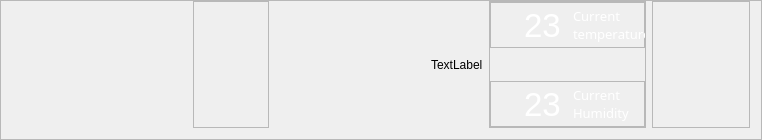
          <widget class="QFrame" name="map_up">
           <property name="sizePolicy">
            <sizepolicy hsizetype="Expanding" vsizetype="Expanding">
             <horstretch>7</horstretch>
             <verstretch>4</verstretch>
            </sizepolicy>
           </property>
           <property name="styleSheet">
            <string notr="true">#map_up{


	

	background-color: rgb(0, 0, 0);

	border: none;

}</string>
           </property>
           <property name="frameShape">
            <enum>QFrame::StyledPanel</enum>
           </property>
           <property name="frameShadow">
            <enum>QFrame::Raised</enum>
           </property>
           <layout class="QHBoxLayout" name="horizontalLayout_7">
            <property name="leftMargin">
             <number>0</number>
            </property>
            <property name="topMargin">
             <number>0</number>
            </property>
            <item alignment="Qt::AlignLeft">
             <widget class="QPushButton" name="coler_left">
              <property name="sizePolicy">
               <sizepolicy hsizetype="Expanding" vsizetype="Expanding">
                <horstretch>9</horstretch>
                <verstretch>9</verstretch>
               </sizepolicy>
              </property>
              <property name="minimumSize">
               <size>
                <width>92</width>
                <height>68</height>
               </size>
              </property>
              <property name="styleSheet">
               <string notr="true">#coler_left{
	
	

   
    
	margin-bottom:55%;
	
    
	image: url(:/images/phptps/AC-left-07.svg);
	background-repeat: none;
	
	border:none;

}</string>
              </property>
              <property name="text">
               <string/>
              </property>
             </widget>
            </item>
            <item>
             <widget class="QPushButton" name="light_up">
              <property name="sizePolicy">
               <sizepolicy hsizetype="Expanding" vsizetype="Expanding">
                <horstretch>5</horstretch>
                <verstretch>5</verstretch>
               </sizepolicy>
              </property>
              <property name="minimumSize">
               <size>
                <width>88</width>
                <height>94</height>
               </size>
              </property>
              <property name="font">
               <font>
                <kerning>true</kerning>
               </font>
              </property>
              <property name="styleSheet">
               <string notr="true">#light_up{
	

	
	
	image: url(:/images/phptps/lamp-barax-07.svg);
	background-repeat: none;
	
	margin-bottom:55%;
	border:none;
}</string>
              </property>
              <property name="text">
               <string notr="true"/>
              </property>
              <property name="autoDefault">
               <bool>false</bool>
              </property>
              <property name="default">
               <bool>false</bool>
              </property>
              <property name="flat">
               <bool>false</bool>
              </property>
             </widget>
            </item>
            <item>
             <widget class="QFrame" name="frame_14">
              <property name="sizePolicy">
               <sizepolicy hsizetype="Expanding" vsizetype="Expanding">
                <horstretch>12</horstretch>
                <verstretch>6</verstretch>
               </sizepolicy>
              </property>
              <property name="minimumSize">
               <size>
                <width>76</width>
                <height>0</height>
               </size>
              </property>
              <property name="maximumSize">
               <size>
                <width>136</width>
                <height>16777215</height>
               </size>
              </property>
              <property name="styleSheet">
               <string notr="true">#frame_7{
	border:none;

	

}</string>
              </property>
              <property name="frameShape">
               <enum>QFrame::StyledPanel</enum>
              </property>
              <property name="frameShadow">
               <enum>QFrame::Raised</enum>
              </property>
              <layout class="QHBoxLayout" name="horizontalLayout_8"/>
             </widget>
            </item>
            <item>
             <widget class="QPushButton" name="smok_up">
              <property name="sizePolicy">
               <sizepolicy hsizetype="Expanding" vsizetype="Expanding">
                <horstretch>9</horstretch>
                <verstretch>9</verstretch>
               </sizepolicy>
              </property>
              <property name="minimumSize">
               <size>
                <width>150</width>
                <height>100</height>
               </size>
              </property>
              <property name="font">
               <font>
                <kerning>true</kerning>
               </font>
              </property>
              <property name="styleSheet">
               <string notr="true">#smok_up{
	
	
	image: url(:/images/phptps/motion off-01.svg);
	background-repeat: none;

		

	border:none;
}</string>
              </property>
              <property name="text">
               <string notr="true"/>
              </property>
              <property name="autoDefault">
               <bool>false</bool>
              </property>
              <property name="default">
               <bool>false</bool>
              </property>
              <property name="flat">
               <bool>false</bool>
              </property>
             </widget>
            </item>
            <item>
             <widget class="QLabel" name="label_4">
              <property name="sizePolicy">
               <sizepolicy hsizetype="Expanding" vsizetype="Expanding">
                <horstretch>6</horstretch>
                <verstretch>6</verstretch>
               </sizepolicy>
              </property>
              <property name="text">
               <string>TextLabel</string>
              </property>
             </widget>
            </item>
            <item>
             <widget class="QFrame" name="frame_9">
              <property name="sizePolicy">
               <sizepolicy hsizetype="Expanding" vsizetype="Expanding">
                <horstretch>6</horstretch>
                <verstretch>6</verstretch>
               </sizepolicy>
              </property>
              <property name="minimumSize">
               <size>
                <width>157</width>
                <height>126</height>
               </size>
              </property>
              <property name="maximumSize">
               <size>
                <width>150</width>
                <height>16777215</height>
               </size>
              </property>
              <property name="frameShape">
               <enum>QFrame::StyledPanel</enum>
              </property>
              <property name="frameShadow">
               <enum>QFrame::Raised</enum>
              </property>
              <layout class="QVBoxLayout" name="verticalLayout_7">
               <property name="leftMargin">
                <number>0</number>
               </property>
               <property name="topMargin">
                <number>0</number>
               </property>
               <property name="rightMargin">
                <number>0</number>
               </property>
               <property name="bottomMargin">
                <number>0</number>
               </property>
               <item>
                <widget class="QFrame" name="frame_12">
                 <property name="sizePolicy">
                  <sizepolicy hsizetype="Expanding" vsizetype="Expanding">
                   <horstretch>7</horstretch>
                   <verstretch>7</verstretch>
                  </sizepolicy>
                 </property>
                 <property name="minimumSize">
                  <size>
                   <width>0</width>
                   <height>42</height>
                  </size>
                 </property>
                 <property name="styleSheet">
                  <string notr="true">#frame_8{
	border:none;


}</string>
                 </property>
                 <property name="frameShape">
                  <enum>QFrame::StyledPanel</enum>
                 </property>
                 <property name="frameShadow">
                  <enum>QFrame::Raised</enum>
                 </property>
                 <layout class="QHBoxLayout" name="horizontalLayout_6">
                  <property name="leftMargin">
                   <number>0</number>
                  </property>
                  <property name="topMargin">
                   <number>0</number>
                  </property>
                  <property name="rightMargin">
                   <number>0</number>
                  </property>
                  <property name="bottomMargin">
                   <number>0</number>
                  </property>
                  <item>
                   <widget class="QLabel" name="temp_image_down_3">
                    <property name="sizePolicy">
                     <sizepolicy hsizetype="Expanding" vsizetype="Expanding">
                      <horstretch>7</horstretch>
                      <verstretch>7</verstretch>
                     </sizepolicy>
                    </property>
                    <property name="minimumSize">
                     <size>
                      <width>27</width>
                      <height>40</height>
                     </size>
                    </property>
                    <property name="styleSheet">
                     <string notr="true">#temp_image_down_3{

	
	image: url(:/images/phptps/temp-02-02.svg);
}</string>
                    </property>
                    <property name="text">
                     <string/>
                    </property>
                   </widget>
                  </item>
                  <item>
                   <widget class="QLabel" name="temp_down_3">
                    <property name="sizePolicy">
                     <sizepolicy hsizetype="Expanding" vsizetype="Expanding">
                      <horstretch>7</horstretch>
                      <verstretch>7</verstretch>
                     </sizepolicy>
                    </property>
                    <property name="minimumSize">
                     <size>
                      <width>43</width>
                      <height>34</height>
                     </size>
                    </property>
                    <property name="font">
                     <font>
                      <pointsize>25</pointsize>
                      <weight>50</weight>
                      <bold>false</bold>
                     </font>
                    </property>
                    <property name="styleSheet">
                     <string notr="true">#temp_down_3{

	 color: white;
}</string>
                    </property>
                    <property name="text">
                     <string>23</string>
                    </property>
                    <property name="textFormat">
                     <enum>Qt::PlainText</enum>
                    </property>
                    <property name="wordWrap">
                     <bool>false</bool>
                    </property>
                    <property name="margin">
                     <number>0</number>
                    </property>
                    <property name="openExternalLinks">
                     <bool>false</bool>
                    </property>
                   </widget>
                  </item>
                  <item>
                   <widget class="QLabel" name="curent_temp_label_3">
                    <property name="sizePolicy">
                     <sizepolicy hsizetype="Expanding" vsizetype="Expanding">
                      <horstretch>7</horstretch>
                      <verstretch>7</verstretch>
                     </sizepolicy>
                    </property>
                    <property name="minimumSize">
                     <size>
                      <width>72</width>
                      <height>44</height>
                     </size>
                    </property>
                    <property name="font">
                     <font>
                      <family>Bahnschrift SemiLight SemiConde</family>
                      <pointsize>10</pointsize>
                      <weight>50</weight>
                      <italic>false</italic>
                      <bold>false</bold>
                      <underline>false</underline>
                      <strikeout>false</strikeout>
                      <kerning>false</kerning>
                     </font>
                    </property>
                    <property name="styleSheet">
                     <string notr="true">#curent_temp_label_3{

	
	color: white;
	
}</string>
                    </property>
                    <property name="text">
                     <string>Current 
temperature</string>
                    </property>
                   </widget>
                  </item>
                 </layout>
                </widget>
               </item>
               <item>
                <widget class="QFrame" name="temp_linne_down_2">
                 <property name="sizePolicy">
                  <sizepolicy hsizetype="Expanding" vsizetype="Fixed">
                   <horstretch>7</horstretch>
                   <verstretch>6</verstretch>
                  </sizepolicy>
                 </property>
                 <property name="minimumSize">
                  <size>
                   <width>0</width>
                   <height>0</height>
                  </size>
                 </property>
                 <property name="styleSheet">
                  <string notr="true">#temp_linne_down_2{
	
	
	border:none;
	
	
	
	
	
	
}</string>
                 </property>
                 <property name="frameShape">
                  <enum>QFrame::StyledPanel</enum>
                 </property>
                 <property name="frameShadow">
                  <enum>QFrame::Raised</enum>
                 </property>
                 <layout class="QVBoxLayout" name="verticalLayout_8">
                  <property name="spacing">
                   <number>6</number>
                  </property>
                  <property name="leftMargin">
                   <number>0</number>
                  </property>
                  <property name="topMargin">
                   <number>0</number>
                  </property>
                  <property name="rightMargin">
                   <number>0</number>
                  </property>
                  <property name="bottomMargin">
                   <number>0</number>
                  </property>
                  <item>
                   <widget class="QLabel" name="line_temp_2">
                    <property name="sizePolicy">
                     <sizepolicy hsizetype="Expanding" vsizetype="Expanding">
                      <horstretch>7</horstretch>
                      <verstretch>7</verstretch>
                     </sizepolicy>
                    </property>
                    <property name="minimumSize">
                     <size>
                      <width>148</width>
                      <height>21</height>
                     </size>
                    </property>
                    <property name="styleSheet">
                     <string notr="true">#line_temp_2{
	
	
	border:none;
	
	image: url(:/images/phptps/line kutah-02-02.svg);

}</string>
                    </property>
                    <property name="text">
                     <string/>
                    </property>
                    <property name="indent">
                     <number>-1</number>
                    </property>
                    <property name="textInteractionFlags">
                     <set>Qt::LinksAccessibleByMouse</set>
                    </property>
                   </widget>
                  </item>
                 </layout>
                </widget>
               </item>
               <item>
                <widget class="QFrame" name="frame_13">
                 <property name="sizePolicy">
                  <sizepolicy hsizetype="Expanding" vsizetype="Expanding">
                   <horstretch>7</horstretch>
                   <verstretch>7</verstretch>
                  </sizepolicy>
                 </property>
                 <property name="minimumSize">
                  <size>
                   <width>0</width>
                   <height>42</height>
                  </size>
                 </property>
                 <property name="styleSheet">
                  <string notr="true">#frame_10{

	border:none;
	

}</string>
                 </property>
                 <property name="frameShape">
                  <enum>QFrame::StyledPanel</enum>
                 </property>
                 <property name="frameShadow">
                  <enum>QFrame::Raised</enum>
                 </property>
                 <layout class="QHBoxLayout" name="horizontalLayout_12">
                  <property name="leftMargin">
                   <number>0</number>
                  </property>
                  <property name="topMargin">
                   <number>0</number>
                  </property>
                  <property name="rightMargin">
                   <number>0</number>
                  </property>
                  <property name="bottomMargin">
                   <number>0</number>
                  </property>
                  <item>
                   <widget class="QLabel" name="temp_image_down_4">
                    <property name="sizePolicy">
                     <sizepolicy hsizetype="Expanding" vsizetype="Expanding">
                      <horstretch>7</horstretch>
                      <verstretch>7</verstretch>
                     </sizepolicy>
                    </property>
                    <property name="minimumSize">
                     <size>
                      <width>27</width>
                      <height>40</height>
                     </size>
                    </property>
                    <property name="styleSheet">
                     <string notr="true">#temp_image_down_4{

	image: url(:/images/phptps/humudity-02-02.svg);
	
}
</string>
                    </property>
                    <property name="text">
                     <string/>
                    </property>
                   </widget>
                  </item>
                  <item>
                   <widget class="QLabel" name="temp_down_4">
                    <property name="sizePolicy">
                     <sizepolicy hsizetype="Expanding" vsizetype="Expanding">
                      <horstretch>7</horstretch>
                      <verstretch>7</verstretch>
                     </sizepolicy>
                    </property>
                    <property name="minimumSize">
                     <size>
                      <width>43</width>
                      <height>34</height>
                     </size>
                    </property>
                    <property name="font">
                     <font>
                      <pointsize>25</pointsize>
                      <weight>50</weight>
                      <bold>false</bold>
                     </font>
                    </property>
                    <property name="styleSheet">
                     <string notr="true">#temp_down_4{

	 color: white;
}</string>
                    </property>
                    <property name="text">
                     <string>23</string>
                    </property>
                    <property name="textFormat">
                     <enum>Qt::PlainText</enum>
                    </property>
                    <property name="wordWrap">
                     <bool>false</bool>
                    </property>
                    <property name="margin">
                     <number>0</number>
                    </property>
                    <property name="openExternalLinks">
                     <bool>false</bool>
                    </property>
                   </widget>
                  </item>
                  <item>
                   <widget class="QLabel" name="curent_temp_label_4">
                    <property name="sizePolicy">
                     <sizepolicy hsizetype="Expanding" vsizetype="Expanding">
                      <horstretch>7</horstretch>
                      <verstretch>7</verstretch>
                     </sizepolicy>
                    </property>
                    <property name="minimumSize">
                     <size>
                      <width>72</width>
                      <height>44</height>
                     </size>
                    </property>
                    <property name="font">
                     <font>
                      <family>Bahnschrift SemiLight SemiConde</family>
                      <pointsize>10</pointsize>
                      <weight>50</weight>
                      <italic>false</italic>
                      <bold>false</bold>
                      <underline>false</underline>
                      <strikeout>false</strikeout>
                      <kerning>false</kerning>
                     </font>
                    </property>
                    <property name="styleSheet">
                     <string notr="true">#curent_temp_label_4{

	
	color: white;
	
}</string>
                    </property>
                    <property name="text">
                     <string>Current 
Humidity</string>
                    </property>
                   </widget>
                  </item>
                 </layout>
                </widget>
               </item>
              </layout>
             </widget>
            </item>
            <item>
             <widget class="QFrame" name="frame_16">
              <property name="sizePolicy">
               <sizepolicy hsizetype="Expanding" vsizetype="Expanding">
                <horstretch>6</horstretch>
                <verstretch>6</verstretch>
               </sizepolicy>
              </property>
              <property name="minimumSize">
               <size>
                <width>98</width>
                <height>0</height>
               </size>
              </property>
              <property name="frameShape">
               <enum>QFrame::StyledPanel</enum>
              </property>
              <property name="frameShadow">
               <enum>QFrame::Raised</enum>
              </property>
             </widget>
            </item>
           </layout>
          </widget>
